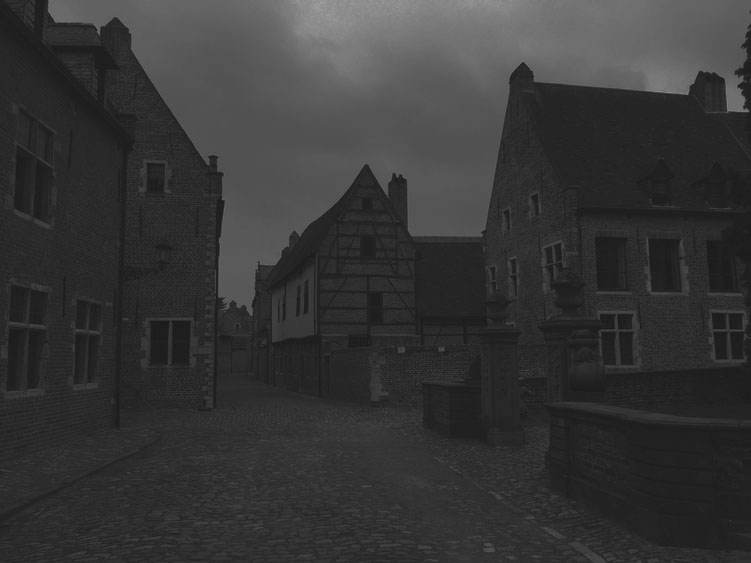
#> input picture practice2/leuvenA_s.jpg, 751 x 563 px
$ python 'prt3_01_灰度图像的直方图均衡化处理.py'
#> lines starting #> are read from the running program, lines starting #| are printed output that depends on the picture
#> further down, img is the input picture: shape (563, 751); min 24, max 162, mean 54.6
"""

灰度图像的直方图均衡化处理；
"""

from copy import deepcopy

import cv2
import matplotlib
from matplotlib import pyplot as plt
from numpy import histogram

matplotlib.use('Qt5Agg')


class ImgHiramEqa:
    def __init__(self, img):
        self.img = img
        self.fx = self.crete_fx()

    def crete_fx(self):
        points = self.img.ravel()
        l1 = histogram(points, bins=[i for i in range(257)])[0]
#> l1 = 256 values, max 20901 at index 37, min 0 at index 0, mean 1651.6
        l2 = [None for _ in range(len(l1))]
#> l2 = 256 items
        for i1, j1 in enumerate(l1):
            l2[i1] = sum(l1[:i1 + 1]) / len(points)
#> this loop made 256 passes
#> j1 on passes 1 to 3: 0, 0, 0
#> after the loop, l2 = 256 values from 0 to 1
        fx = {}

        # 建立映射关系
        for index, j in enumerate(l2):
            fx[str(index)] = int(j * 255 + 0.5)
#> this loop made 256 passes
#> after the loop, fx = 256 items

        return fx

    def cort_img(self):
        img2 = deepcopy(self.img)

        # 进行像素映射处理
        for key, val in self.fx.items():
            img2[img == int(key)] = val
#> this loop made 256 passes
#> (key, val) on passes 1 to 3: ('0', 0), ('1', 0), ('2', 0)
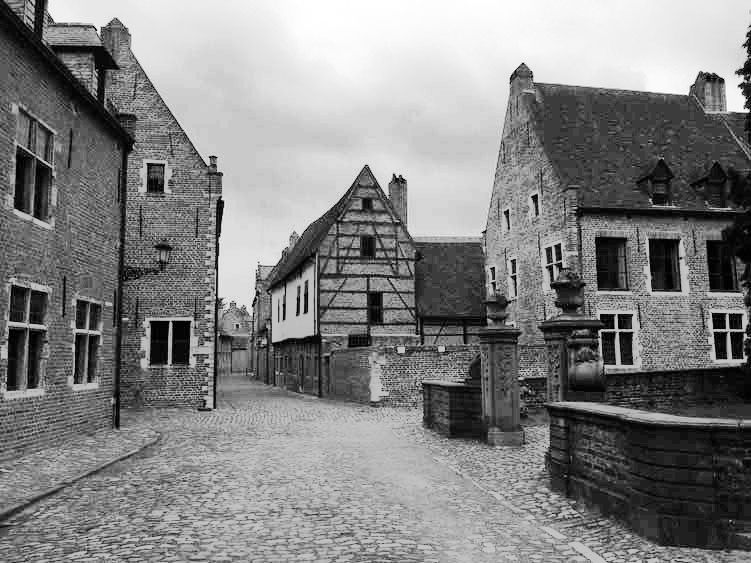
#> img2: shape (563, 751); min 0, max 255, mean 130.8
        return img2


path = "../practice2/leuvenA_s.jpg"

img = cv2.imread(path, cv2.IMREAD_GRAYSCALE)

img2 = ImgHiramEqa(img=img).cort_img()
plt.hist(img.ravel(), 256)
plt.hist(img2.ravel(), 256)
cv2.imshow('img', img)
cv2.imshow('img2', img2)

plt.show()
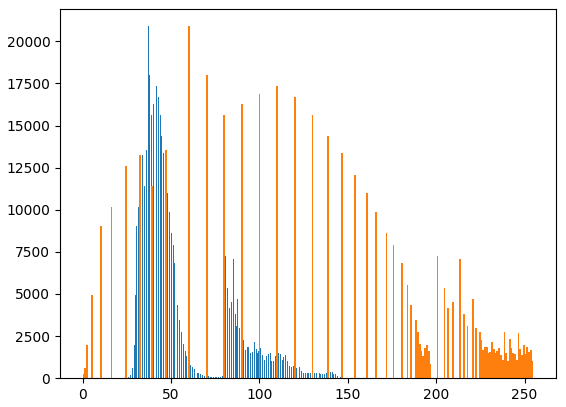
#> figure drawn by matplotlib, 1 panel; tallest bar 20901 high, from x = 36.94 to 37.48; tallest bar 20901 high, from x = 59.77 to 60.76
